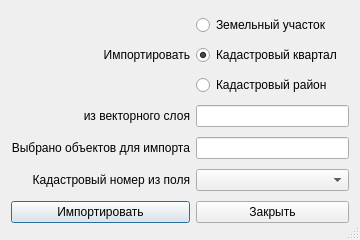
<?xml version="1.0" encoding="UTF-8"?>
<ui version="4.0">
 <class>importObject</class>
 <widget class="QDialog" name="importObject">
  <property name="geometry">
   <rect>
    <x>0</x>
    <y>0</y>
    <width>360</width>
    <height>240</height>
   </rect>
  </property>
  <property name="sizePolicy">
   <sizepolicy hsizetype="Minimum" vsizetype="Minimum">
    <horstretch>0</horstretch>
    <verstretch>0</verstretch>
   </sizepolicy>
  </property>
  <property name="windowTitle">
   <string>Импортировать кадастровые объекты</string>
  </property>
  <property name="windowIcon">
   <iconset resource="../resources.qrc">
    <normaloff>:/plugins/openland/icons/importzu.png</normaloff>:/plugins/openland/icons/importzu.png</iconset>
  </property>
  <property name="sizeGripEnabled">
   <bool>true</bool>
  </property>
  <property name="modal">
   <bool>true</bool>
  </property>
  <layout class="QGridLayout" name="gridLayout">
   <item row="2" column="1">
    <widget class="QRadioButton" name="radioButtonDistrict">
     <property name="text">
      <string>Кадастровый район</string>
     </property>
    </widget>
   </item>
   <item row="0" column="0" rowspan="3">
    <widget class="QLabel" name="label_4">
     <property name="text">
      <string>&lt;html&gt;&lt;head/&gt;&lt;body&gt;&lt;p align=&quot;right&quot;&gt;Импортировать&lt;/p&gt;&lt;/body&gt;&lt;/html&gt;</string>
     </property>
    </widget>
   </item>
   <item row="4" column="0">
    <widget class="QLabel" name="label_3">
     <property name="text">
      <string>&lt;html&gt;&lt;head/&gt;&lt;body&gt;&lt;p align=&quot;right&quot;&gt;Выбрано объектов для импорта&lt;/p&gt;&lt;/body&gt;&lt;/html&gt;</string>
     </property>
    </widget>
   </item>
   <item row="3" column="0">
    <widget class="QLabel" name="label">
     <property name="sizePolicy">
      <sizepolicy hsizetype="Preferred" vsizetype="Preferred">
       <horstretch>0</horstretch>
       <verstretch>0</verstretch>
      </sizepolicy>
     </property>
     <property name="text">
      <string>&lt;html&gt;&lt;head/&gt;&lt;body&gt;&lt;p align=&quot;right&quot;&gt;из векторного слоя&lt;/p&gt;&lt;/body&gt;&lt;/html&gt;</string>
     </property>
     <property name="alignment">
      <set>Qt::AlignRight|Qt::AlignTrailing|Qt::AlignVCenter</set>
     </property>
    </widget>
   </item>
   <item row="3" column="1">
    <widget class="QLineEdit" name="lineEdit4Import">
     <property name="readOnly">
      <bool>true</bool>
     </property>
    </widget>
   </item>
   <item row="5" column="0">
    <widget class="QLabel" name="label_2">
     <property name="text">
      <string>&lt;html&gt;&lt;head/&gt;&lt;body&gt;&lt;p align=&quot;right&quot;&gt;Кадастровый номер из поля&lt;/p&gt;&lt;/body&gt;&lt;/html&gt;</string>
     </property>
    </widget>
   </item>
   <item row="6" column="0">
    <widget class="QPushButton" name="pushButtonOk">
     <property name="text">
      <string>Импортировать</string>
     </property>
     <property name="icon">
      <iconset resource="../resources.qrc">
       <normaloff>:/plugins/openland/icons/importzu.png</normaloff>:/plugins/openland/icons/importzu.png</iconset>
     </property>
    </widget>
   </item>
   <item row="4" column="1">
    <widget class="QLineEdit" name="lineEditSelectedCount">
     <property name="readOnly">
      <bool>true</bool>
     </property>
    </widget>
   </item>
   <item row="0" column="1">
    <widget class="QRadioButton" name="radioButtonParcel">
     <property name="text">
      <string>Земельный участок</string>
     </property>
    </widget>
   </item>
   <item row="6" column="1">
    <widget class="QPushButton" name="pushButtonCancel">
     <property name="text">
      <string>Закрыть</string>
     </property>
     <property name="icon">
      <iconset resource="../resources.qrc">
       <normaloff>:/plugins/openland/icons/close.png</normaloff>:/plugins/openland/icons/close.png</iconset>
     </property>
    </widget>
   </item>
   <item row="1" column="1">
    <widget class="QRadioButton" name="radioButtonBlock">
     <property name="text">
      <string>Кадастровый квартал</string>
     </property>
     <property name="checked">
      <bool>true</bool>
     </property>
    </widget>
   </item>
   <item row="5" column="1">
    <widget class="QComboBox" name="comboBoxKn"/>
   </item>
  </layout>
 </widget>
 <tabstops>
  <tabstop>radioButtonParcel</tabstop>
  <tabstop>radioButtonBlock</tabstop>
  <tabstop>radioButtonDistrict</tabstop>
  <tabstop>lineEdit4Import</tabstop>
  <tabstop>lineEditSelectedCount</tabstop>
  <tabstop>comboBoxKn</tabstop>
  <tabstop>pushButtonOk</tabstop>
  <tabstop>pushButtonCancel</tabstop>
 </tabstops>
 <resources>
  <include location="../resources.qrc"/>
 </resources>
 <connections/>
</ui>
